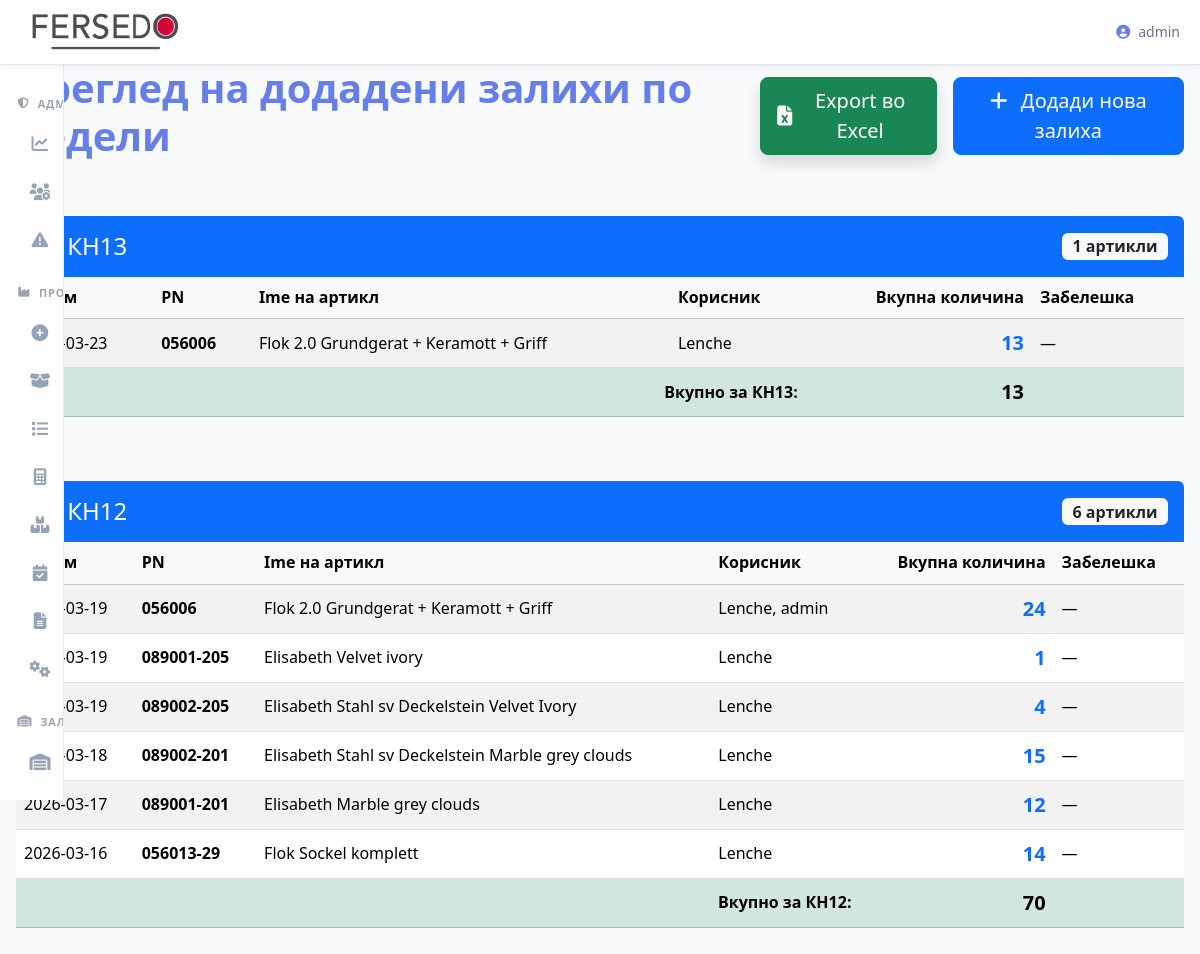
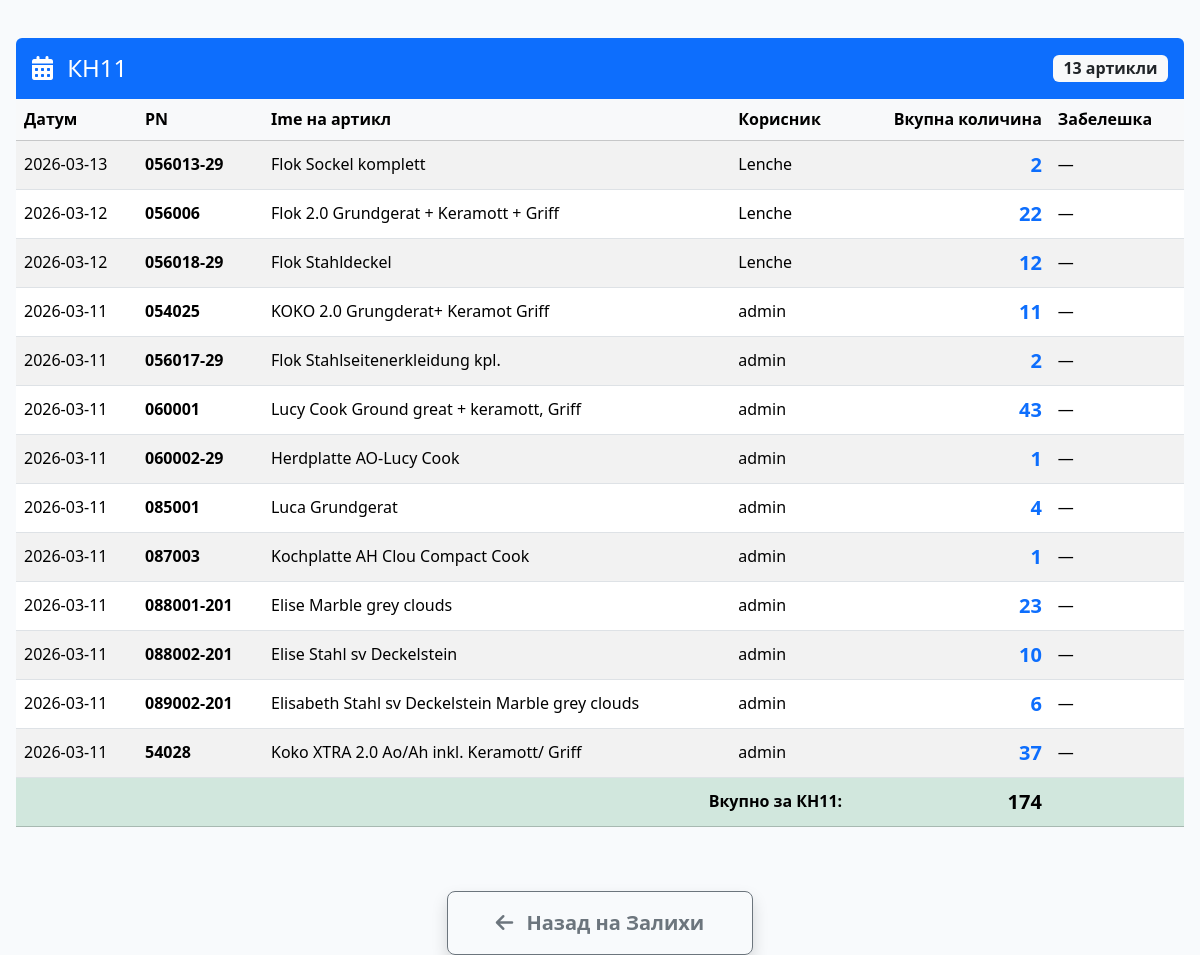
Screenshot of /zalihi/dodadeni_po_nedeli (signed in) with the database file from the repository (2 pictures, top to bottom).
### tables this page shows
CREATE TABLE zaliha_dodadi_log (
            id INTEGER PRIMARY KEY AUTOINCREMENT,
            datum TEXT NOT NULL,
            username TEXT NOT NULL,
            pn TEXT NOT NULL,
            ime TEXT NOT NULL,
            kolicina INTEGER NOT NULL,
            tip TEXT NOT NULL,           -- 'platena' или 'neplatena'
            zabeleska TEXT
        );

### routes/zalihi.py (the view)
@zalihi_bp.route("/dodadeni_po_nedeli")
@login_required
def dodadeni_po_nedeli():
    conn = get_db()
    cursor = conn.cursor()
    raw = cursor.execute("""
        SELECT
            datum,
            pn,
            ime,
            SUM(kolicina) AS vkupna_kolicina,
            GROUP_CONCAT(username, ', ') AS korisnici_raw,
            zabeleska
        FROM zaliha_dodadi_log
        GROUP BY pn, ime, strftime('%Y-%W', datum)
        ORDER BY datum DESC
    """).fetchall()
    conn.close()
    weeks = defaultdict(list)
    week_totals = {}
    for row in raw:
        r = dict(row)
        try:
            dt = datetime.strptime(r['datum'][:10], '%Y-%m-%d')
            week_num = dt.isocalendar()[1]
            nedela_key = f"КН{week_num:02d}"
        except:
            nedela_key = "КН--"
        r['nedela'] = nedela_key
        if r.get('korisnici_raw'):
            users = sorted(set(u.strip() for u in r['korisnici_raw'].split(',')))
            r['korisnici'] = ', '.join(users)
        else:
            r['korisnici'] = '—'
        weeks[nedela_key].append(r)
        if nedela_key not in week_totals:
            week_totals[nedela_key] = 0
        week_totals[nedela_key] += r['vkupna_kolicina']
    sorted_weeks = sorted(weeks.items(), key=lambda x: x[0], reverse=True)
    return render_template('zalihi_dodadeni_po_nedeli.html',
                           sorted_weeks=sorted_weeks,
                           week_totals=week_totals)

### app.py (called while the page is built)
@app.context_processor
def inject_vapid_key():
    return dict(VAPID_PUBLIC_KEY=VAPID_PUBLIC_KEY)

### utils/db.py (called while the page is built)
def get_db():
    global DATABASE_PATH
    if DATABASE_PATH is None:
        try:
            DATABASE_PATH = current_app.config['DATABASE_PATH']
        except RuntimeError:
            DATABASE_PATH = r"C:\Users\Server\Desktop\Proekt Fersedo\instance\database.db"
    conn = sqlite3.connect(
        DATABASE_PATH,
        timeout=10,
        check_same_thread=False,
    )
    conn.row_factory = lambda cursor, row: dict(
        zip([col[0] for col in cursor.description], row)
    )
    return conn

### templates/zalihi_dodadeni_po_nedeli.html
{% extends "base.html" %}
{% block content %}
<div class="container" style="max-width: 1400px; margin: 4rem auto; padding: 0 1rem;">
    <div class="d-flex justify-content-between align-items-center mb-5">
        <h1 style="font-weight: 800; color: var(--primary);">
            Преглед на додадени залихи по недели
        </h1>
        <div class="d-flex gap-3">
            <a href="{{ url_for('zalihi.dodadeni_po_nedeli_export') }}"
               class="btn btn-success btn-lg d-flex align-items-center gap-2 shadow">
                <i class="fas fa-file-excel"></i> Export во Excel
            </a>
            <a href="{{ url_for('zalihi.dodadi') }}" class="btn btn-primary btn-lg">
                <i class="fas fa-plus me-2"></i> Додади нова залиха
            </a>
        </div>
    </div>
    {% if sorted_weeks %}
        {% for nedela, artikli in sorted_weeks %}
        <div class="mb-5">
            <div class="bg-primary text-white p-3 rounded-top d-flex justify-content-between align-items-center">
                <h4 class="mb-0">
                    <i class="fas fa-calendar-alt me-2"></i>
                    {{ nedela }}
                </h4>
                <span class="badge bg-light text-dark fs-6">
                    {{ artikli|length }} артикли
                </span>
            </div>
            <div class="table-responsive">
                <table class="table table-hover table-striped align-middle">
                    <thead class="table-light">
                        <tr>
                            <th>Датум</th>
                            <th>PN</th>
                            <th>Ime на артикл</th>
                            <th>Корисник</th>
                            <th class="text-end">Вкупна количина</th>
                            <th>Забелешка</th>
                        </tr>
                    </thead>
                    <tbody>
                        {% for art in artikli %}
                        <tr>
                            <td>{{ art.datum[:16] }}</td>
                            <td class="fw-bold">{{ art.pn }}</td>
                            <td>{{ art.ime }}</td>
                            <td>{{ art.korisnici }}</td>
                            <td class="text-end fw-bold text-primary fs-5">{{ art.vkupna_kolicina }}</td>
                            <td>{{ art.zabeleska or '—' }}</td>
                        </tr>
                        {% endfor %}
                    </tbody>
                    <tfoot class="table-success">
                        <tr>
                            <td colspan="4" class="text-end fw-bold">Вкупно за {{ nedela }}:</td>
                            <td class="text-end fw-bold fs-5">{{ week_totals[nedela] }}</td>
                            <td></td>
                        </tr>
                    </tfoot>
                </table>
            </div>
        </div>
        {% endfor %}
    {% else %}
    <div class="alert alert-info text-center py-5">
        <i class="fas fa-inbox fa-3x mb-3 text-muted"></i>
        <h4>Сè уште нема додадени залихи</h4>
    </div>
    {% endif %}
    <div class="text-center mt-5">
        <a href="{{ url_for('zalihi.zalihi') }}" class="btn btn-outline-secondary btn-lg px-5 py-3 fw-bold shadow">
            <i class="fas fa-arrow-left me-2"></i> Назад на Залихи
        </a>
    </div>
</div>
{% endblock %}

### templates/base.html (style rules this page uses)
:root { --primary: #667eea; --primary-dark: #5a67d8; --primary-light: #a5b4fc; --success: #16a34a; --danger: #dc2626; --warning: #eab308; --info: #0dcaf0; --light: #f8fafc; --dark: #0f172a; --gray: #64748b; --gray-light: #cbd5e1; --bg: #f8fafc; --surface: white; --text: #1e293b; --text-secondary: #64748b; --border: #e2e8f0; --shadow-sm: 0 2px 8px rgba(0,0,0,0.08); --shadow: 0 4px 20px rgba(0,0,0,0.1); --shadow-lg: 0 10px 40px rgba(0,0,0,0.15); --radius: 12px; --transition: all 0.3s ease; --sb-width-collapsed: 64px; --sb-width-expanded: 260px; --sb-bg: #ffffff; --sb-border: #e8edf5; --sb-item-hover: rgba(102,126,234,0.08); --sb-item-active: rgba(102,126,234,0.14); --sb-icon-color: #94a3b8; --sb-text-color: #374151; --sb-group-color: #9ca3af; --sb-shadow: 4px 0 32px rgba(15,23,42,0.10); --sb-transition: 0.4s cubic-bezier(0.4, 0, 0.2, 1); }
* { margin:0; padding:0; box-sizing:border-box; }
html, body { height:100%; font-family:system-ui, -apple-system, BlinkMacSystemFont, 'Segoe UI', Roboto, sans-serif; background:var(--bg); color:var(--text); line-height:1.6; }
body { min-height:100vh; touch-action:manipulation; }

### rows the page displays
zaliha_dodadi_log: datum "2026-03-19", pn "089001-205", ime "Elisabeth Velvet ivory", korisnici "Lenche", vkupna_kolicina "1", zabeleska "—"
zaliha_dodadi_log: datum "2026-03-19", pn "089002-205", ime "Elisabeth Stahl sv Deckelstein Velvet Ivory", korisnici "Lenche", vkupna_kolicina "4", zabeleska "—"
zaliha_dodadi_log: datum "2026-03-17", pn "089001-201", ime "Elisabeth Marble grey clouds", korisnici "Lenche", vkupna_kolicina "12", zabeleska "—"
zaliha_dodadi_log: datum "2026-03-12", pn "056018-29", ime "Flok Stahldeckel", korisnici "Lenche", vkupna_kolicina "12", zabeleska "—"
zaliha_dodadi_log: datum "2026-03-11", pn "056017-29", ime "Flok Stahlseitenerkleidung kpl.", korisnici "admin", vkupna_kolicina "2", zabeleska "—"
zaliha_dodadi_log: datum "2026-03-11", pn "060001", ime "Lucy Cook Ground great + keramott, Griff", korisnici "admin", vkupna_kolicina "43", zabeleska "—"
zaliha_dodadi_log: datum "2026-03-11", pn "060002-29", ime "Herdplatte AO-Lucy Cook", korisnici "admin", vkupna_kolicina "1", zabeleska "—"
zaliha_dodadi_log: datum "2026-03-11", pn "085001", ime "Luca Grundgerat", korisnici "admin", vkupna_kolicina "4", zabeleska "—"
zaliha_dodadi_log: datum "2026-03-11", pn "087003", ime "Kochplatte AH Clou Compact Cook", korisnici "admin", vkupna_kolicina "1", zabeleska "—"
zaliha_dodadi_log: datum "2026-03-11", pn "088002-201", ime "Elise Stahl sv Deckelstein", korisnici "admin", vkupna_kolicina "10", zabeleska "—"

### other values shown
{{ session.user }} "admin"
{{ nedela }} "КН13" "КН12" "КН11"
{{ artikli|length }} "1" "6" "13"
{{ art.datum[:16] }} "2026-03-23" "2026-03-19" "2026-03-18" "2026-03-16" "2026-03-13" "2026-03-12" "2026-03-11" "2026-03-11" "2026-03-11" "2026-03-11"
{{ art.pn }} "056006" "056006" "089002-201" "056013-29" "056013-29" "056006" "054025" "088001-201" "089002-201" "54028"
{{ art.ime }} "Flok 2.0 Grundgerat + Keramott + Griff" "Flok 2.0 Grundgerat + Keramott + Griff" "Elisabeth Stahl sv Deckelstein Marble grey clouds" "Flok Sockel komplett" "Flok Sockel komplett" "Flok 2.0 Grundgerat + Keramott + Griff" "KOKO 2.0 Grungderat+ Keramot Griff" "Elise Marble grey clouds" "Elisabeth Stahl sv Deckelstein Marble grey clouds" "Koko XTRA 2.0 Ao/Ah inkl. Keramott/ Griff"
{{ art.korisnici }} "Lenche" "Lenche, admin" "Lenche" "Lenche" "Lenche" "Lenche" "admin" "admin" "admin" "admin"
{{ art.vkupna_kolicina }} "13" "24" "15" "14" "2" "22" "11" "23" "6" "37"
{{ art.zabeleska or '—' }} "—" "—" "—" "—" "—" "—" "—" "—" "—" "—"
{{ week_totals[nedela] }} "13" "70" "174"
